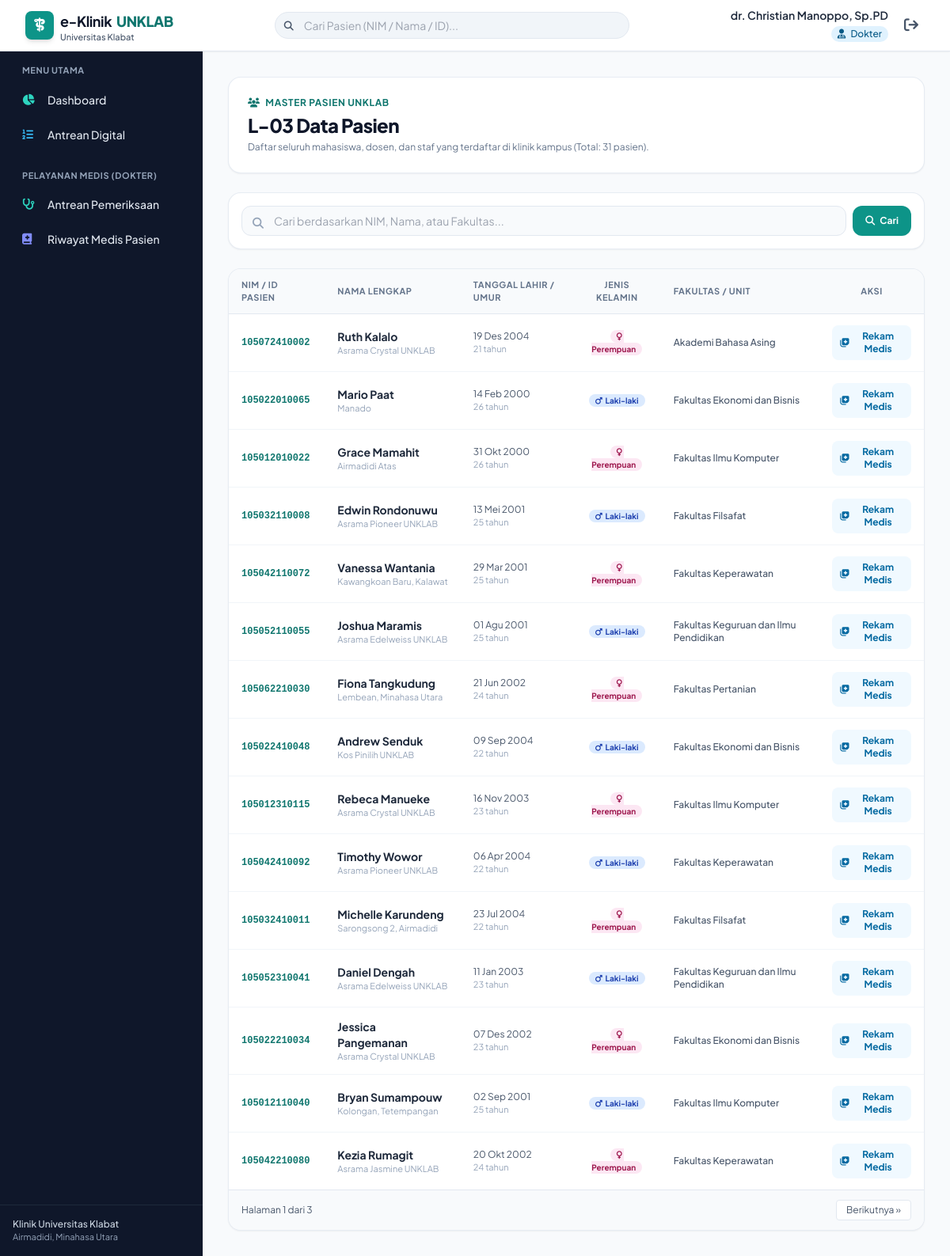
Page /pasien/ (signed in) on the committed database.
### klinik/models.py (models this page shows, shortened)
class Pengguna(AbstractUser):
    ROLE_CHOICES = (
        ('staf_klinik', 'Staf Klinik'),
        ('dokter', 'Dokter'),
    )
    id_pengguna = models.BigAutoField(primary_key=True)
    nama_lengkap = models.CharField(max_length=150, verbose_name="Nama Lengkap")
    role_akses = models.CharField(max_length=20, choices=ROLE_CHOICES, default='staf_klinik', verbose_name="Peran Akses")
    status_aktif = models.BooleanField(default=True, verbose_name="Status Aktif")
    class Meta:
        db_table = 'pengguna'
        verbose_name = 'Pengguna'
        verbose_name_plural = 'Pengguna'

class Pasien(models.Model):
    JENIS_KELAMIN_CHOICES = (
        ('L', 'Laki-laki'),
        ('P', 'Perempuan'),
    )
    id_pasien = models.BigAutoField(primary_key=True)
    nim_id = models.CharField(max_length=30, unique=True, db_index=True, verbose_name="NIM / ID Pasien")
    nama = models.CharField(max_length=150, db_index=True, verbose_name="Nama Lengkap")
    tanggal_lahir = models.DateField(verbose_name="Tanggal Lahir")
    jenis_kelamin = models.CharField(max_length=1, choices=JENIS_KELAMIN_CHOICES, verbose_name="Jenis Kelamin")
    fakultas = models.CharField(max_length=100, blank=True, null=True, verbose_name="Fakultas / Unit")
    alamat = models.TextField(blank=True, null=True, verbose_name="Alamat Tinggal")
    dibuat_pada = models.DateTimeField(auto_now_add=True)
    diperbarui_pada = models.DateTimeField(auto_now=True)
    class Meta:
        db_table = 'pasien'
        verbose_name = 'Pasien'
        verbose_name_plural = 'Pasien'
        indexes = [
            models.Index(fields=['nim_id'], name='idx_pasien_nim'),
            models.Index(fields=['nama'], name='idx_pasien_nama'),
        ]
    @property
    def umur(self):
        if not self.tanggal_lahir:
            return 0
        today = timezone.localdate()
        return today.year - self.tanggal_lahir.year - (
            (today.month, today.day) < (self.tanggal_lahir.month, self.tanggal_lahir.day)
        )

### klinik/views.py (the view)
# urls.py: path('pasien/', views.pasien_list_view, name='pasien_list'),
@login_required
def pasien_list_view(request):
    q = request.GET.get('q', '').strip()
    pasien_qs = Pasien.objects.all().order_by('-id_pasien')
    if q:
        pasien_qs = pasien_qs.filter(
            Q(nim_id__icontains=q) | Q(nama__icontains=q) | Q(fakultas__icontains=q)
        )
    paginator = Paginator(pasien_qs, 15)
    page_number = request.GET.get('page')
    page_obj = paginator.get_page(page_number)
    context = {
        'judul': 'L-03 Data Pasien',
        'page_obj': page_obj,
        'q': q,
        'total_pasien': pasien_qs.count(),
    }
    return render(request, 'klinik/pasien_list.html', context)

### templates/klinik/pasien_list.html (shortened to what this page needs)
{% extends 'base.html' %}
{% block content %}
<div class="space-y-6">
    <div class="flex flex-col sm:flex-row sm:items-center justify-between gap-4 bg-white p-6 rounded-2xl border border-slate-200/80 shadow-sm">
        <div>
            <div class="text-xs font-bold uppercase tracking-wider text-teal-700 mb-1">
                <i class="fa-solid fa-users mr-1"></i> Master Pasien UNKLAB
            </div>
            <h1 class="text-2xl font-extrabold text-slate-900 tracking-tight">L-03 Data Pasien</h1>
            <p class="text-xs text-slate-500 mt-1">Daftar seluruh mahasiswa, dosen, dan staf yang terdaftar di klinik kampus (Total: {{ total_pasien }} pasien).</p>
        </div>
    </div>
    <div class="bg-white p-4 rounded-2xl border border-slate-200/80 shadow-sm">
        <form method="GET" class="flex flex-col sm:flex-row gap-2">
            <div class="relative flex-1">
                <i class="fa-solid fa-magnifying-glass absolute left-3.5 top-3 text-slate-400 text-sm"></i>
                <input type="text" name="q" value="{{ q }}" placeholder="Cari berdasarkan NIM, Nama, atau Fakultas..."
                       class="w-full pl-10 pr-4 py-2 text-sm bg-slate-50 border border-slate-200 rounded-xl focus:outline-none focus:ring-2 focus:ring-teal-500 focus:bg-white transition">
            </div>
            <div class="flex gap-2">
                <button type="submit" class="px-4 py-2 bg-teal-600 hover:bg-teal-700 text-white text-xs font-bold rounded-xl transition flex items-center gap-1.5">
                    <i class="fa-solid fa-search"></i> Cari
                </button>
            </div>
        </form>
    </div>
    <div class="bg-white rounded-2xl border border-slate-200/80 shadow-sm overflow-hidden">
        <div class="overflow-x-auto">
            <table class="w-full text-left text-xs">
                <thead class="text-[11px] uppercase tracking-wider text-slate-500 bg-slate-50 border-b border-slate-200">
                    <tr>
                        <th class="py-3 px-4">NIM / ID Pasien</th>
                        <th class="py-3 px-4">Nama Lengkap</th>
                        <th class="py-3 px-4">Tanggal Lahir / Umur</th>
                        <th class="py-3 px-4 text-center">Jenis Kelamin</th>
                        <th class="py-3 px-4">Fakultas / Unit</th>
                        <th class="py-3 px-4 text-center">Aksi</th>
                    </tr>
                </thead>
                <tbody class="divide-y divide-slate-100">
                    {% for p in page_obj %}
                    <tr class="hover:bg-slate-50/80 transition-colors">
                        <td class="py-3.5 px-4 font-mono font-bold text-teal-700">
                            {{ p.nim_id }}
                        </td>
                        <td class="py-3.5 px-4">
                            <div class="font-bold text-slate-800 text-sm">{{ p.nama }}</div>
                            <div class="text-[11px] text-slate-400 truncate max-w-xs">{{ p.alamat|default:"-" }}</div>
                        </td>
                        <td class="py-3.5 px-4 text-slate-600">
                            <div>{{ p.tanggal_lahir|date:"d M Y" }}</div>
                            <div class="text-[11px] text-slate-400">{{ p.umur }} tahun</div>
                        </td>
                        <td class="py-3.5 px-4 text-center">
                            {% if p.jenis_kelamin == 'L' %}
                            <span class="px-2 py-0.5 rounded-full text-[10px] font-bold bg-blue-100 text-blue-800">
                                <i class="fa-solid fa-mars mr-0.5"></i> Laki-laki
                            </span>
                            {% else %}
                            <span class="px-2 py-0.5 rounded-full text-[10px] font-bold bg-pink-100 text-pink-800">
                                <i class="fa-solid fa-venus mr-0.5"></i> Perempuan
                            </span>
                            {% endif %}
                        </td>
                        <td class="py-3.5 px-4 text-slate-600 font-medium">
                            {{ p.fakultas|default:"-" }}
                        </td>
                        <td class="py-3.5 px-4 text-center">
                            <div class="flex items-center justify-center gap-1.5">
                                {% if user.role_akses == 'dokter' %}
                                <a href="{% url 'riwayat_medis' id_pasien=p.id_pasien %}" class="px-2.5 py-1.5 bg-sky-50 hover:bg-sky-100 text-sky-700 font-bold rounded-lg text-xs transition flex items-center gap-1" title="Lihat Rekam Medis">
                                    <i class="fa-solid fa-notes-medical"></i> Rekam Medis
                                </a>
                                {% endif %}
                            </div>
                        </td>
                    </tr>
                    {% endfor %}
                </tbody>
            </table>
        </div>
        {% if page_obj.has_other_pages %}
        <div class="px-4 py-3 bg-slate-50 border-t border-slate-200 flex items-center justify-between text-xs text-slate-600">
            <div>
                Halaman {{ page_obj.number }} dari {{ page_obj.paginator.num_pages }}
            </div>
            <div class="flex gap-1">
                {% if page_obj.has_next %}
                <a href="?page={{ page_obj.next_page_number }}{% if q %}&q={{ q }}{% endif %}" class="px-3 py-1 bg-white border border-slate-200 rounded hover:bg-slate-100">
                    Berikutnya &raquo;
                </a>
                {% endif %}
            </div>
        </div>
        {% endif %}
    </div>
</div>
{% endblock %}

### templates/base.html (shortened to what this page needs)
<!DOCTYPE html>
<html lang="id">
<head>
    <script src="https://cdn.tailwindcss.com"></script>
    <link rel="stylesheet" href="https://cdnjs.cloudflare.com/ajax/libs/font-awesome/6.5.1/css/all.min.css">
</head>
<body class="bg-slate-50 text-slate-800 antialiased min-h-screen flex flex-col">
    {% if user.is_authenticated %}
    <header class="bg-white border-b border-slate-200 sticky top-0 z-30 shadow-sm">
        <div class="px-4 sm:px-6 lg:px-8 h-16 flex items-center justify-between gap-4">
            <div class="flex items-center gap-3">
                <a href="{% url 'dashboard' %}" class="flex items-center gap-2">
                    <div class="w-9 h-9 rounded-lg bg-teal-600 flex items-center justify-center text-white shadow-md">
                        <i class="fa-solid fa-staff-snake text-lg"></i>
                    </div>
                    <div>
                        <span class="font-bold text-lg text-slate-900 tracking-tight flex items-center gap-1.5">
                            e-Klinik <span class="text-teal-700 font-extrabold">UNKLAB</span>
                        </span>
                        <span class="hidden sm:block text-[11px] text-slate-600 font-medium leading-none">Universitas Klabat</span>
                    </div>
                </a>
            </div>
            <div class="flex-1 max-w-md mx-2">
                <form action="{% if user.role_akses == 'dokter' %}{% url 'pasien_list' %}{% else %}{% url 'pasien_verifikasi' %}{% endif %}" method="GET" class="relative">
                    <input type="text" name="q" placeholder="Cari Pasien (NIM / Nama / ID)..."
                           class="w-full pl-9 pr-4 py-1.5 text-sm bg-slate-100 hover:bg-slate-200/80 focus:bg-white border border-slate-200 rounded-full focus:outline-none focus:ring-2 focus:ring-teal-500 transition-all">
                    <i class="fa-solid fa-magnifying-glass absolute left-3 top-2.5 text-slate-600 text-xs"></i>
                </form>
            </div>
            <div class="flex items-center gap-3">
                <div class="text-right hidden sm:block">
                    <div class="text-sm font-semibold text-slate-800 leading-tight">{{ user.nama_lengkap }}</div>
                    <div class="text-xs font-medium inline-block px-2 py-0.5 rounded-full mt-0.5 {% if user.role_akses == 'dokter' %}bg-sky-100 text-sky-800{% else %}bg-teal-100 text-teal-800{% endif %}">
                        <i class="{% if user.role_akses == 'dokter' %}fa-solid fa-user-doctor{% else %}fa-solid fa-hospital-user{% endif %} mr-1"></i>
                        {{ user.get_role_akses_display }}
                    </div>
                </div>
                <a href="{% url 'logout' %}" class="text-slate-600 hover:text-red-700 p-2 rounded-lg hover:bg-slate-100 transition-colors title='Keluar dari sistem'">
                    <i class="fa-solid fa-arrow-right-from-bracket text-lg"></i>
                </a>
            </div>
        </div>
    </header>
    <div class="flex flex-1">
        <aside id="sidebar" class="w-64 bg-slate-900 text-slate-200 flex-shrink-0 flex flex-col justify-between hidden lg:flex transition-all z-20">
            <div class="p-4 space-y-6">
                <div>
                    <div class="text-[11px] uppercase font-bold tracking-wider text-slate-400 mb-2 px-3">Menu Utama</div>
                    <nav class="space-y-1">
                        <a href="{% url 'dashboard' %}" class="flex items-center gap-3 px-3 py-2.5 rounded-lg text-sm font-medium text-slate-200 hover:bg-slate-800 hover:text-white transition-colors">
                            <i class="fa-solid fa-chart-pie w-5 text-teal-400"></i>
                            Dashboard
                        </a>
                        <a href="{% url 'antrean' %}" class="flex items-center gap-3 px-3 py-2.5 rounded-lg text-sm font-medium text-slate-200 hover:bg-slate-800 hover:text-white transition-colors">
                            <i class="fa-solid fa-list-ol w-5 text-sky-400"></i>
                            Antrean Digital
                        </a>
                    </nav>
                </div>
                {% if user.role_akses == 'dokter' or user.is_superuser %}
                <div>
                    <div class="text-[11px] uppercase font-bold tracking-wider text-slate-400 mb-2 px-3">Pelayanan Medis (Dokter)</div>
                    <nav class="space-y-1">
                        <a href="{% url 'antrean' %}" class="flex items-center gap-3 px-3 py-2.5 rounded-lg text-sm font-medium text-slate-200 hover:bg-slate-800 hover:text-white transition-colors">
                            <i class="fa-solid fa-stethoscope w-5 text-teal-400"></i>
                            Antrean Pemeriksaan
                        </a>
                        <a href="{% url 'pasien_list' %}" class="flex items-center gap-3 px-3 py-2.5 rounded-lg text-sm font-medium text-slate-200 hover:bg-slate-800 hover:text-white transition-colors">
                            <i class="fa-solid fa-book-medical w-5 text-indigo-400"></i>
                            Riwayat Medis Pasien
                        </a>
                    </nav>
                </div>
                {% endif %}
            </div>
            <div class="p-4 border-t border-slate-800 text-xs text-slate-400">
                <div class="font-medium text-slate-300">Klinik Universitas Klabat</div>
                <div class="text-[11px]">Airmadidi, Minahasa Utara</div>
            </div>
        </aside>
        <main class="flex-1 p-4 sm:p-6 lg:p-8 overflow-y-auto">
            {% block content %}{% endblock %}
        </main>
    </div>
    {% else %}
    <main class="flex-1 flex flex-col justify-center">
        {% block auth_content %}{% endblock %}
    </main>
    {% endif %}
</body>
</html>

### templates/base.html (style rules this page uses)
body { font-family: 'Plus Jakarta Sans', sans-serif; }

### rows in the picture
Pengguna: nama_lengkap "dr. Christian Manoppo, Sp.PD", role_akses "Dokter"
Pasien: nim_id "105072410002", nama "Ruth Kalalo", alamat "Asrama Crystal UNKLAB", tanggal_lahir "19 Des 2004", umur "21", jenis_kelamin "P" (drawn), fakultas "Akademi Bahasa Asing"
Pasien: nim_id "105022010065", nama "Mario Paat", alamat "Manado", tanggal_lahir "14 Feb 2000", umur "26", jenis_kelamin "L" (drawn), fakultas "Fakultas Ekonomi dan Bisnis"
Pasien: nim_id "105012010022", nama "Grace Mamahit", alamat "Airmadidi Atas", tanggal_lahir "31 Okt 2000", umur "26", jenis_kelamin "P" (drawn), fakultas "Fakultas Ilmu Komputer"
Pasien: nim_id "105032110008", nama "Edwin Rondonuwu", alamat "Asrama Pioneer UNKLAB", tanggal_lahir "13 Mei 2001", umur "25", jenis_kelamin "L" (drawn), fakultas "Fakultas Filsafat"
Pasien: nim_id "105042110072", nama "Vanessa Wantania", alamat "Kawangkoan Baru, Kalawat", tanggal_lahir "29 Mar 2001", umur "25", jenis_kelamin "P" (drawn), fakultas "Fakultas Keperawatan"
Pasien: nim_id "105052110055", nama "Joshua Maramis", alamat "Asrama Edelweiss UNKLAB", tanggal_lahir "01 Agu 2001", umur "25", jenis_kelamin "L" (drawn), fakultas "Fakultas Keguruan dan Ilmu Pendidikan"
Pasien: nim_id "105062210030", nama "Fiona Tangkudung", alamat "Lembean, Minahasa Utara", tanggal_lahir "21 Jun 2002", umur "24", jenis_kelamin "P" (drawn), fakultas "Fakultas Pertanian"
Pasien: nim_id "105022410048", nama "Andrew Senduk", alamat "Kos Pinilih UNKLAB", tanggal_lahir "09 Sep 2004", umur "22", jenis_kelamin "L" (drawn), fakultas "Fakultas Ekonomi dan Bisnis"
Pasien: nim_id "105012310115", nama "Rebeca Manueke", alamat "Asrama Crystal UNKLAB", tanggal_lahir "16 Nov 2003", umur "23", jenis_kelamin "P" (drawn), fakultas "Fakultas Ilmu Komputer"
Pasien: nim_id "105042410092", nama "Timothy Wowor", alamat "Asrama Pioneer UNKLAB", tanggal_lahir "06 Apr 2004", umur "22", jenis_kelamin "L" (drawn), fakultas "Fakultas Keperawatan"
Pasien: nim_id "105032410011", nama "Michelle Karundeng", alamat "Sarongsong 2, Airmadidi", tanggal_lahir "23 Jul 2004", umur "22", jenis_kelamin "P" (drawn), fakultas "Fakultas Filsafat"
Pasien: nim_id "105052310041", nama "Daniel Dengah", alamat "Asrama Edelweiss UNKLAB", tanggal_lahir "11 Jan 2003", umur "23", jenis_kelamin "L" (drawn), fakultas "Fakultas Keguruan dan Ilmu Pendidikan"
Pasien: nim_id "105022210034", nama "Jessica Pangemanan", alamat "Asrama Crystal UNKLAB", tanggal_lahir "07 Des 2002", umur "23", jenis_kelamin "P" (drawn), fakultas "Fakultas Ekonomi dan Bisnis"
Pasien: nim_id "105012110040", nama "Bryan Sumampouw", alamat "Kolongan, Tetempangan", tanggal_lahir "02 Sep 2001", umur "25", jenis_kelamin "L" (drawn), fakultas "Fakultas Ilmu Komputer"
Pasien: nim_id "105042210080", nama "Kezia Rumagit", alamat "Asrama Jasmine UNKLAB", tanggal_lahir "20 Okt 2002", umur "24", jenis_kelamin "P" (drawn), fakultas "Fakultas Keperawatan"

### other values in the picture
{{ total_pasien }} "31"
{{ page_obj.number }} "1"
{{ page_obj.paginator.num_pages }} "3"
